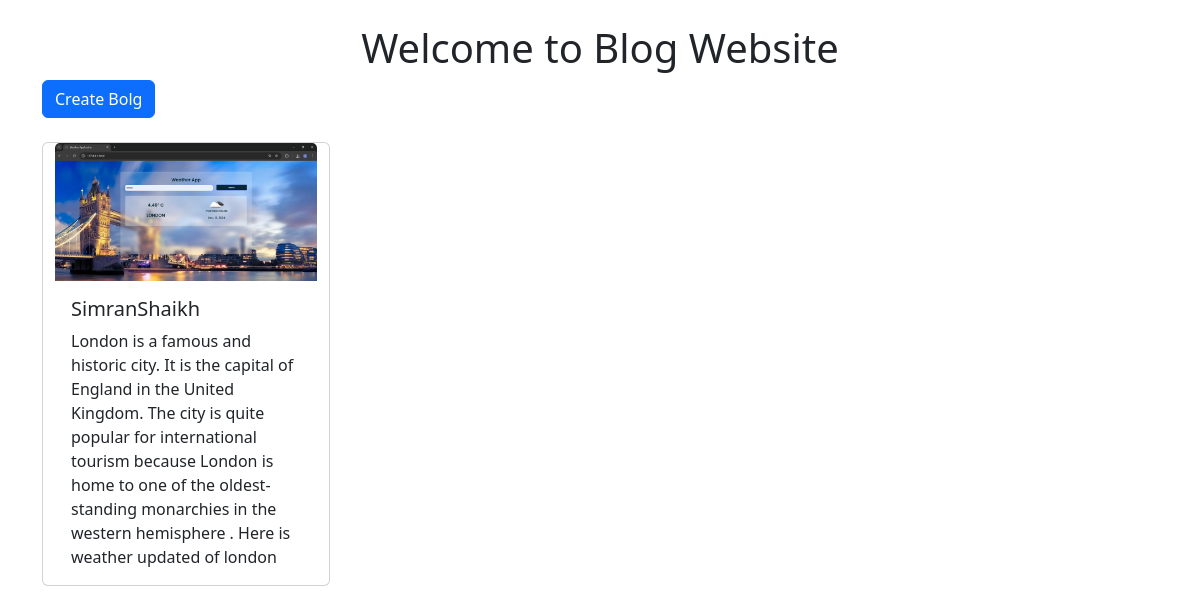
Screenshot of /tweet/ with the database file from the repository.
### tweet/models.py (models this page shows, shortened)
class Tweet(models.Model):
    user=models.ForeignKey(User,on_delete=models.CASCADE)
    text=models.TextField(  max_length=5000)
    photo=models.ImageField(upload_to='tweet/photo/',blank=True,null=True)
    create_at=models.DateTimeField( auto_now_add=True)
    updated=models.DateTimeField(auto_now_add=True)

### tweet/views.py (the view)
# urls.py: path('', views.tweet_list, name='tweet_list'),  # List and search tweets
def tweet_list(request):
    query = request.GET.get('q')
    if query:
        tweets = Tweet.objects.filter(text__icontains=query)
    else:
        tweets = Tweet.objects.all()
    return render(request, 'tweet_list.html', {'tweets': tweets})

### tweet/templates/tweet_list.html (shortened to what this page needs)
{% extends "layout.html" %}
{% block content %}
<h1 class="text-center mt-4">Welcome to Blog Website</h1>
<a class="btn btn-primary mb-4" href="{% url 'tweet_create' %}">Create Bolg</a><br>
<div class="container row gap-3">
  {% for tweet in tweets %}
  <div class="card" style="width: 18rem;">
      {% if tweet.photo %}
          <img src="{{ tweet.photo.url }}" class="card-img-top" alt="Tweet Image">
      {% else %}
          <img src="default-image.jpg" class="card-img-top" alt="Default Image">
      {% endif %}
      <div class="card-body">
        <h5 class="card-title">{{ tweet.user.username }}</h5>
        <p class="card-text">{{ tweet.text }}</p>
      </div>
  </div>
  {% endfor %}
</div>
{% endblock %}

### templates/layout.html (shortened to what this page needs)
{% load static %}
<!DOCTYPE html>
<html lang="en">
<head>
    <link href="https://cdn.jsdelivr.net/npm/bootstrap@5.3.3/dist/css/bootstrap.min.css" rel="stylesheet">
</head>
<body>
   <div class="container">
    {% block content %}Tweet Website{% endblock %}
   </div>
</body>
</html>

### rows the page displays
Tweet: photo (picture), user.username "SimranShaikh", text "London is a famous and historic city. It is the capital of England in the United Kingdom. The city is quite popular for international tourism because London is home to one of the oldest-standing monarchies in the western hemisphere . Here is weather updated of london"
